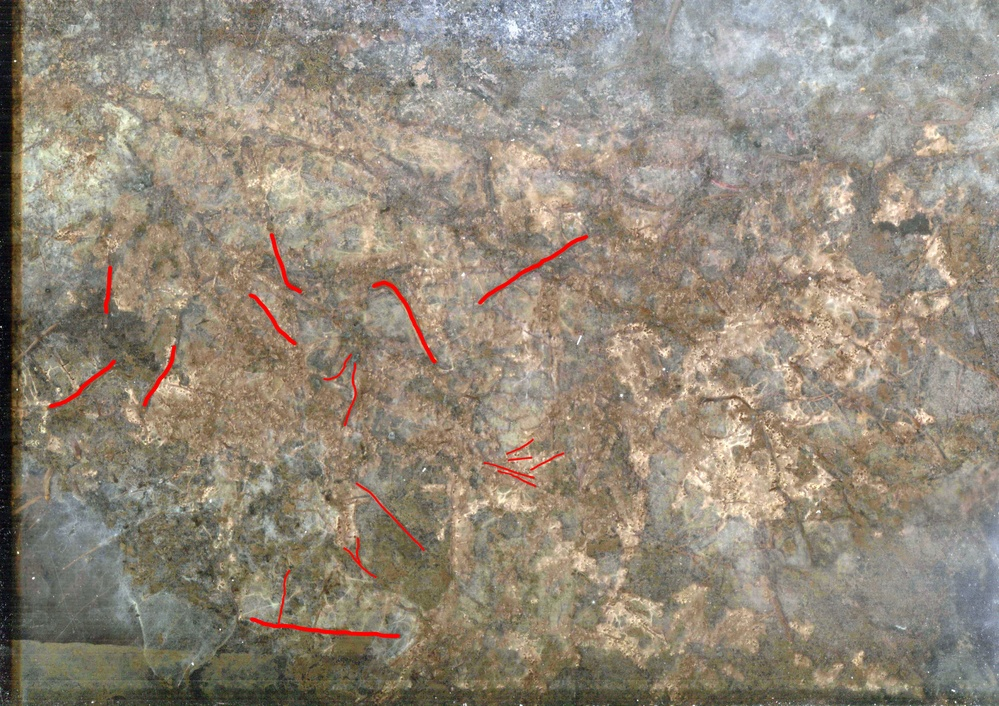
#> input picture DL_root_segmentation/data/handmade_train_masks_raw/hydescan1_T001_L001_2020.05.01_033029_287_DYY-mask_raw.jpg, 999 x 706 px, shrunk from 4676 x 3306 before the run, found by its file name
$ jupyter execute Train_pics_to_bw.ipynb
#> lines starting #> are read from the running program, lines starting #| are printed output that depends on the picture; after the words box and inside, x2 and y2 are one past the last pixel; in counts of white or black regions, pixels touching at a corner belong together
# Make training images to binary

Make hand made training images with white roots to black and white

### Import libraries

[cell 1]
from matplotlib import pyplot as plt
from skimage import exposure, measure
import numpy as np
import cv2

### Remove isolated pixels that have size less than thershold

[cell 2]
def remove_isolated_pixels(thresh, min_size):
    # Perform a connected component analysis on the thresholded
    # image and remove components that have size less than thershold
    labels = measure.label(thresh, connectivity=2, background=0)
    mask = np.zeros(thresh.shape, dtype="uint8")
    # loop over the unique components
    for label in np.unique(labels):
        # if this is the background label, ignore it
        if label == 0:
            continue
        # otherwise, construct the label mask and count the
        # number of pixels
        labelMask = np.zeros(thresh.shape, dtype="uint8")
        labelMask[labels == label] = 255
        numPixels = cv2.countNonZero(labelMask)
        # if the number of pixels in the component is sufficiently
        # large, then add it to our mask of "large blobs"
        if (numPixels > min_size):
            mask = cv2.add(mask, labelMask)

    # Return cleaned mask
    return mask

### Print light and edge areas as binary masks

Expects read image to end as "-mask_raw.jpg" and saves new image with end "-mask.jpg"

[cell 3]
# Read color image
#image_name = "hydescan1_T001_L001_2018.09.26_033029_071_DYY-mask_raw.jpg"
image_name = "hydescan1_T001_L001_2020.05.01_033029_287_DYY-mask_raw.jpg"
im_color = cv2.imread(image_name, 1)
#> im_color is the input picture: shape (706, 999, 3); mean B, G, R 123.1, 137.7, 147.9

# Threshold by each channel. Remove pixels less than threshold in any of channels ( channels: B, R, G)

# White roots
#mask = cv2.inRange(im_color, (254, 254, 254), (255, 255,255))

# Red roots (Color code order: G, B, R)
mask = cv2.inRange(im_color, (0, 0, 220), (70, 70,255))
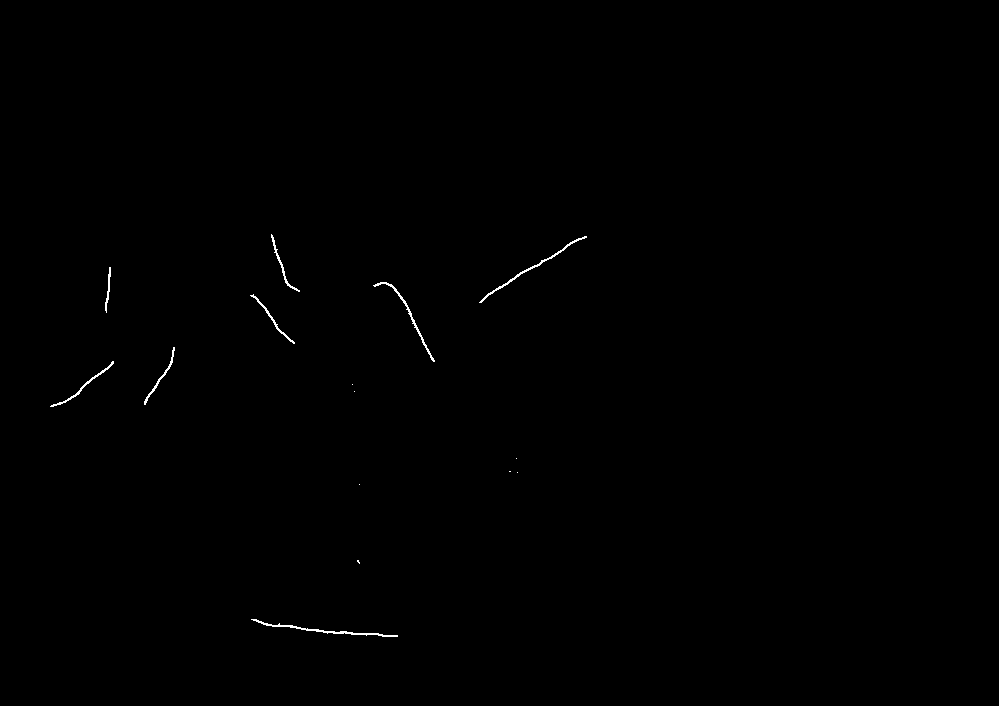
#> mask: shape (706, 999); 0.22% white in thin lines or dots, all inside (x1, y1, x2, y2) = (50, 234, 587, 637)

# Threshold mask. Values less than threshold to 255. Picture has no values than threshold in last step.
mask = cv2.threshold(mask, 250, 255, cv2.THRESH_BINARY)[1]

# "Make areas fatter by 1 pixel (join roots where is tiny holes)
mask = cv2.dilate(mask, None, iterations=1)
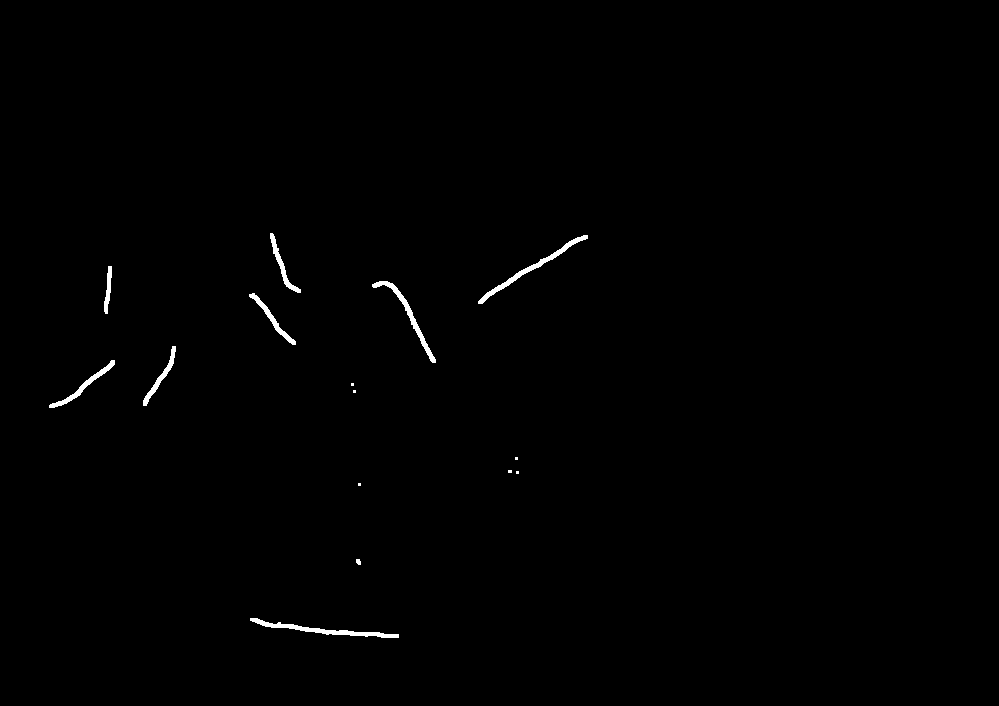
#> mask: shape (706, 999); 0.5% white; 15 white regions (6 under 20 px), largest, box (x1, y1, x2, y2) and area: (250, 618, 399, 638) 670, (478, 235, 588, 304) 633, (372, 281, 436, 363) 543

# Remove small noise pixels from mask (Min size setting needs adjusting!!!)
mask = remove_isolated_pixels(mask, min_size=100)
#> in remove_isolated_pixels, `labels = measure.label(thresh, connectivity=2, background=0)`: labels: shape (706, 999) int64; 16 distinct labels, from 0 to 15
#> the loop in remove_isolated_pixels, `for label in np.unique(labels):` made 16 passes
#> numPixels on passes 2 to 13: 332, 633, 205, 543, 343, 331, 400, 9, 9, 9, 12, 9
#> after the loop in remove_isolated_pixels, `for label in np.unique(labels):`:
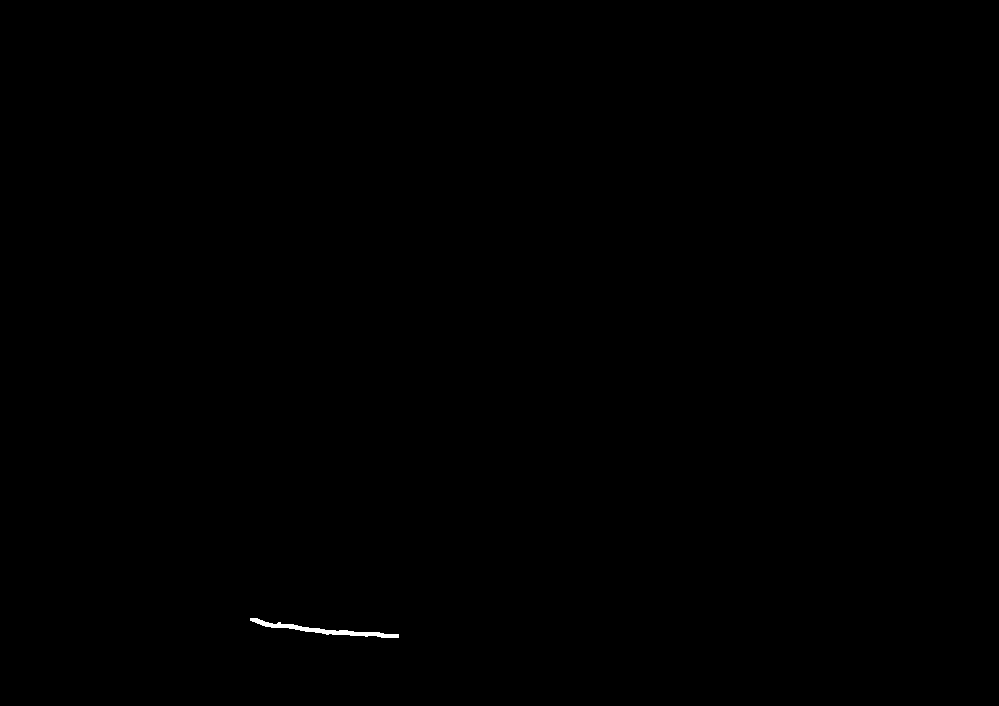
#> labelMask: shape (706, 999); 0.09% white; 1 white region, box (x1, y1, x2, y2) and area: (250, 618, 399, 638) 670

# Save mask
save_name = image_name.split('-mask_raw.jpg')[0]+'-mask.jpg'
cv2.imwrite(save_name, mask)
#> Out = True

### Show original image as grayscale

[cell 4]
# BRG to RGB
im_color = cv2.cvtColor(im_color, cv2.COLOR_BGR2RGB)

# Show image
plt.figure(figsize=(20, 20))
plt.imshow(np.abs(im_color), cmap = 'gray')
plt.show()

$ run again, with DL_root_segmentation/data/handmade_train_masks_raw/hydescan1_T001_L001_2020.05.13_033029_299_DYY-mask_raw.jpg copied over DL_root_segmentation/data/handmade_train_masks_raw/hydescan1_T001_L001_2020.05.01_033029_287_DYY-mask_raw.jpg
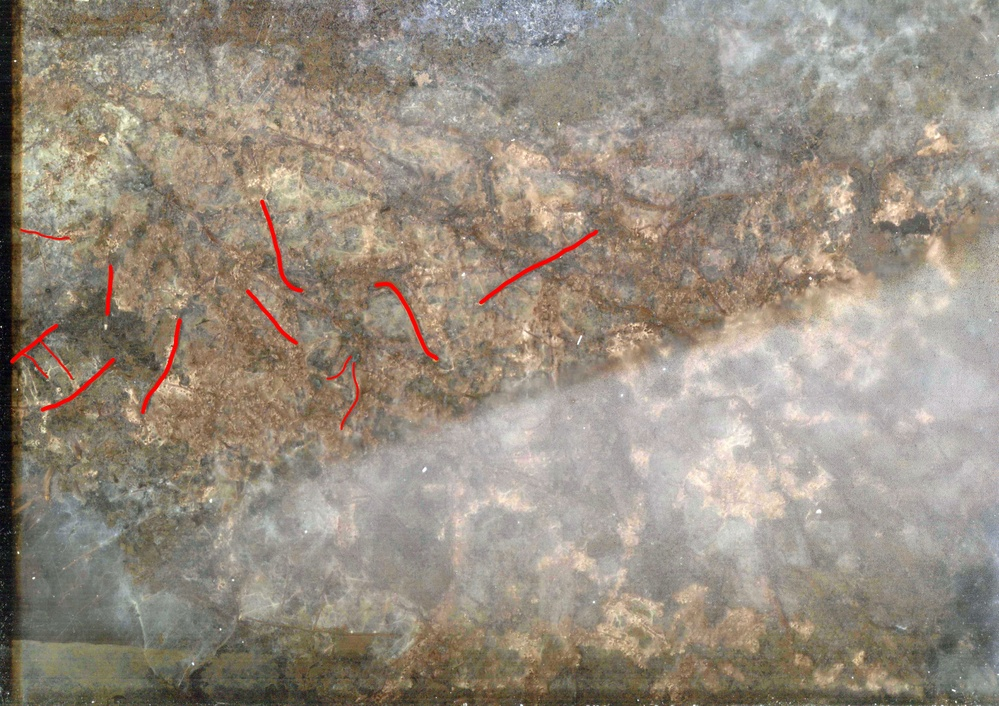
#> input picture DL_root_segmentation/data/handmade_train_masks_raw/hydescan1_T001_L001_2020.05.13_033029_299_DYY-mask_raw.jpg, 999 x 706 px, shrunk from 4676 x 3306 before the run, found by its file name
#> im_color is the input picture: shape (706, 999, 3); mean B, G, R 128.9, 142, 152.3
#> `mask = cv2.inRange(im_color, (0, 0, 220), (70, 70,255))`:
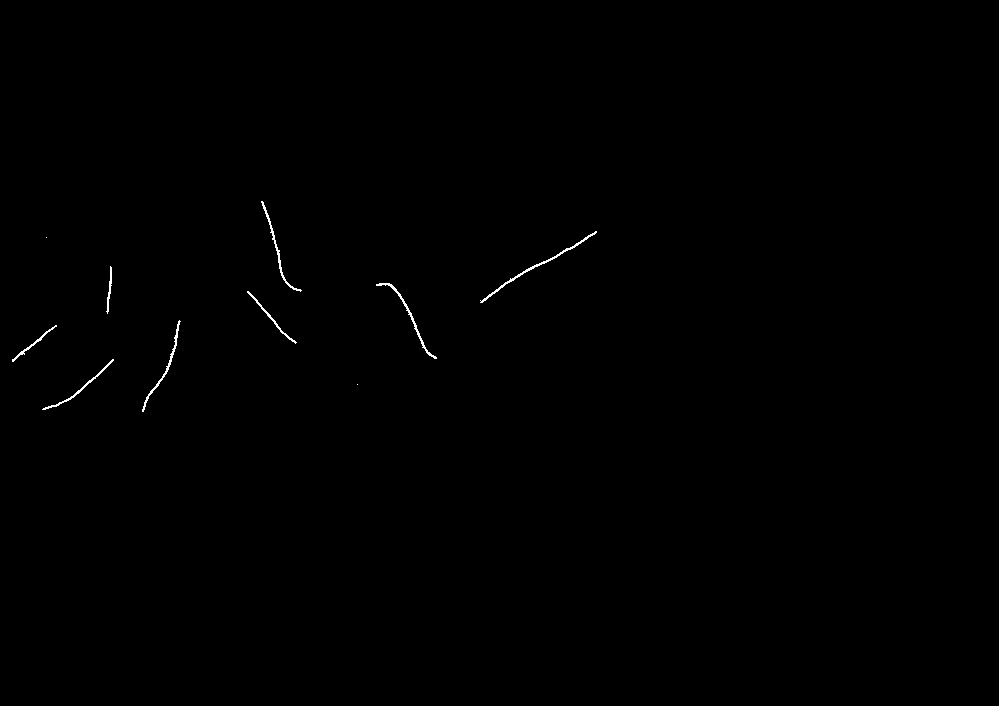
#> mask: shape (706, 999); 0.23% white in thin lines or dots, all inside (x1, y1, x2, y2) = (12, 201, 597, 412)
#> `mask = cv2.dilate(mask, None, iterations=1)`:
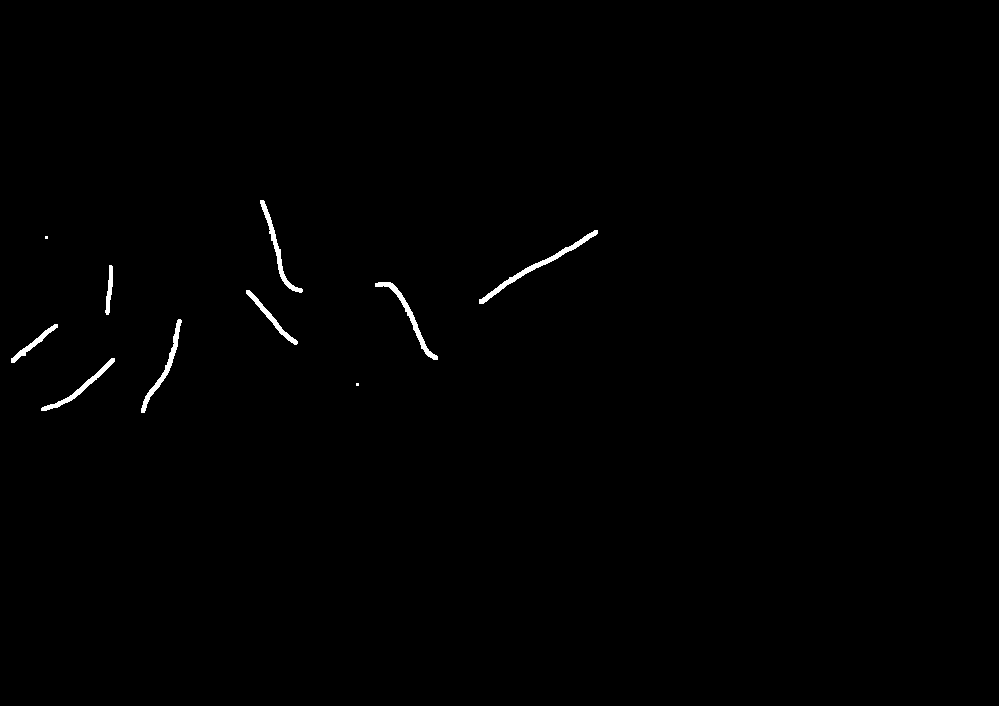
#> mask: shape (706, 999); 0.51% white; 10 white regions (2 under 20 px), largest, box (x1, y1, x2, y2) and area: (479, 230, 598, 304) 706, (375, 282, 438, 360) 536, (141, 319, 182, 413) 508
#> labels: shape (706, 999) int64; 11 distinct labels, from 0 to 10
#> the loop in remove_isolated_pixels, `for label in np.unique(labels):` made 11 passes
#> numPixels on passes 2 to 9: 507, 706, 9, 215, 536, 365, 508, 302
#> Out = True

$ run again, with DL_root_segmentation/data/handmade_train_masks_raw/hydescan1_T001_L001_2020.06.02_033029_319_DYY-mask_raw.jpg copied over DL_root_segmentation/data/handmade_train_masks_raw/hydescan1_T001_L001_2020.05.01_033029_287_DYY-mask_raw.jpg
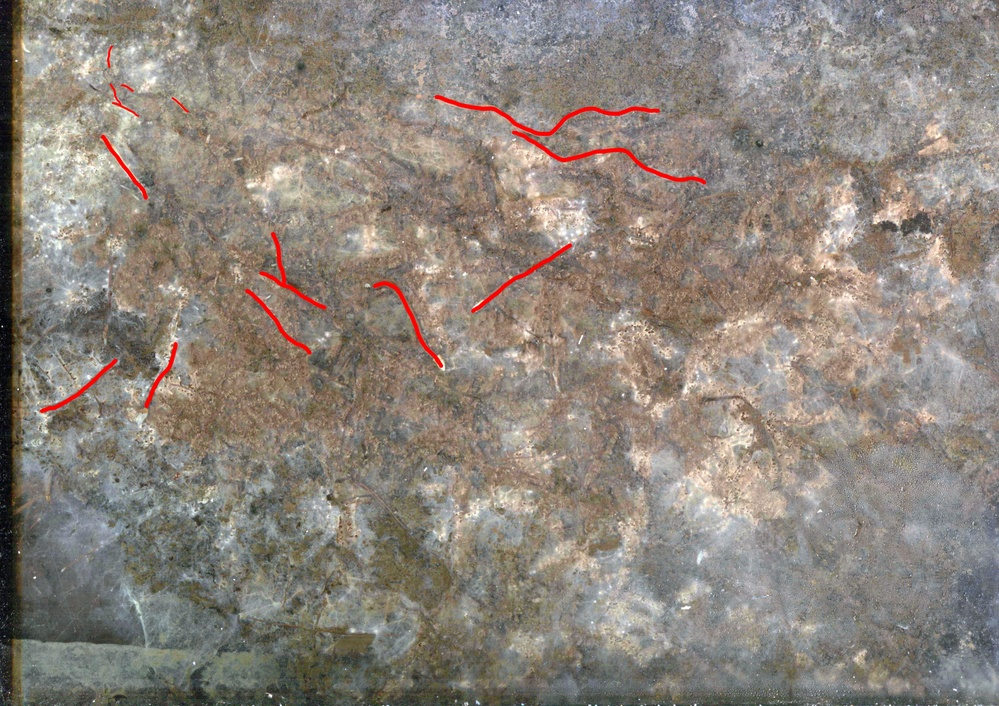
#> input picture DL_root_segmentation/data/handmade_train_masks_raw/hydescan1_T001_L001_2020.06.02_033029_319_DYY-mask_raw.jpg, 999 x 706 px, shrunk from 4676 x 3306 before the run, found by its file name
#> im_color is the input picture: shape (706, 999, 3); mean B, G, R 124.1, 132.5, 141.1
#> `mask = cv2.inRange(im_color, (0, 0, 220), (70, 70,255))`:
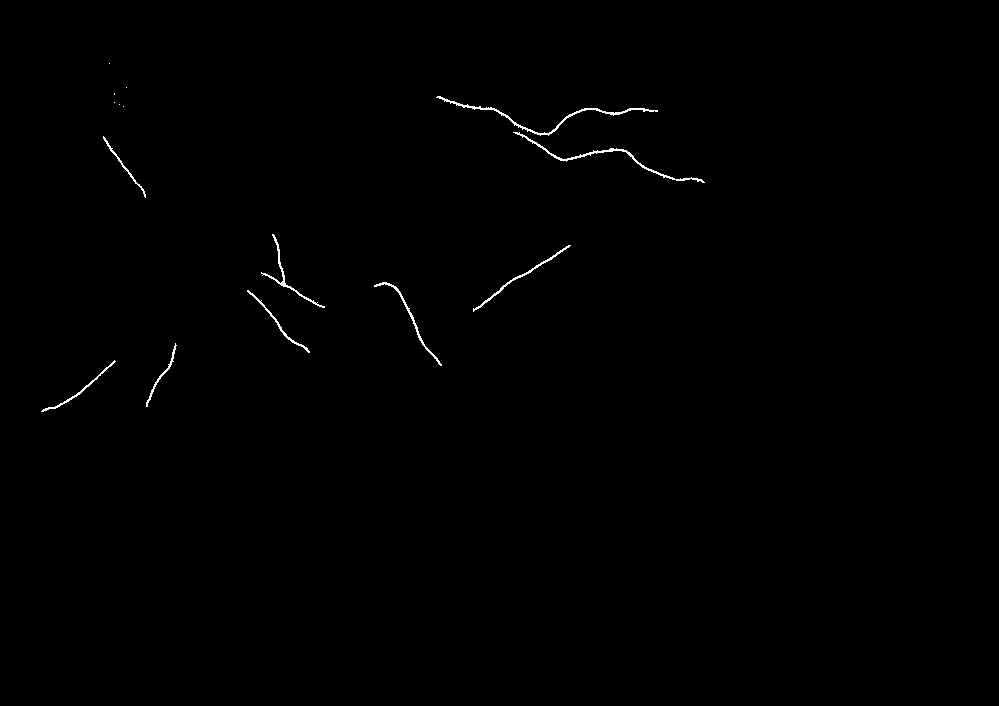
#> mask: shape (706, 999); 0.36% white in thin lines or dots, all inside (x1, y1, x2, y2) = (41, 63, 705, 412)
#> `mask = cv2.dilate(mask, None, iterations=1)`:
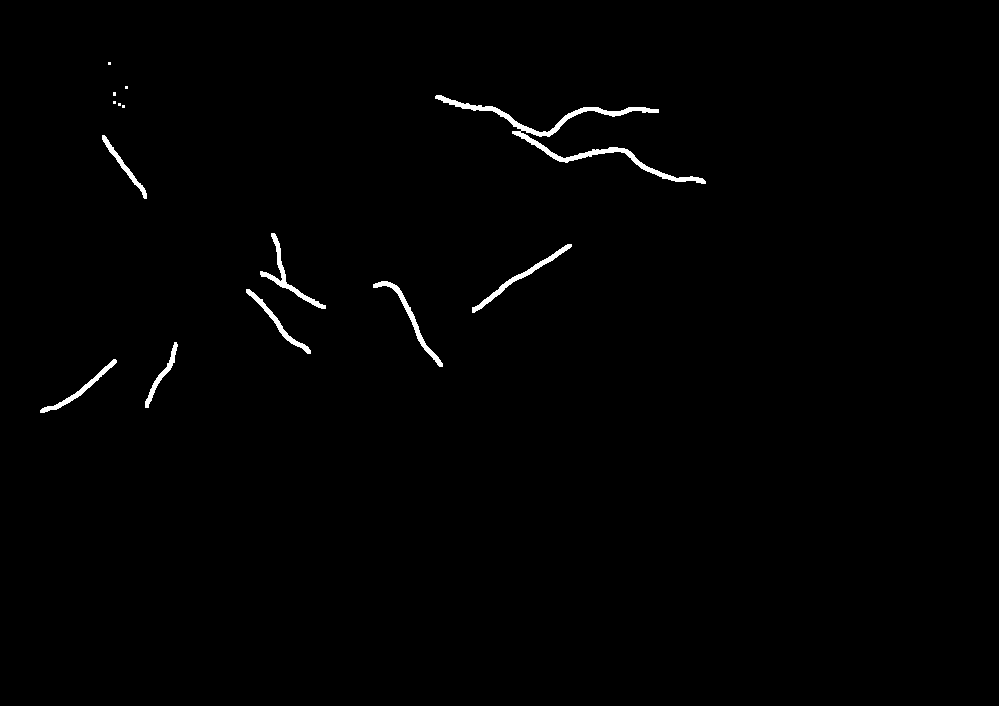
#> mask: shape (706, 999); 0.81% white; 14 white regions (6 under 20 px), largest, box (x1, y1, x2, y2) and area: (435, 95, 706, 184) 2241, (260, 233, 326, 309) 605, (472, 244, 572, 313) 604
#> labels: shape (706, 999) int64; 15 distinct labels, from 0 to 14
#> the loop in remove_isolated_pixels, `for label in np.unique(labels):` made 15 passes
#> numPixels on passes 2 to 9: 9, 9, 12, 2241, 9, 9, 9, 367
#> Out = True
